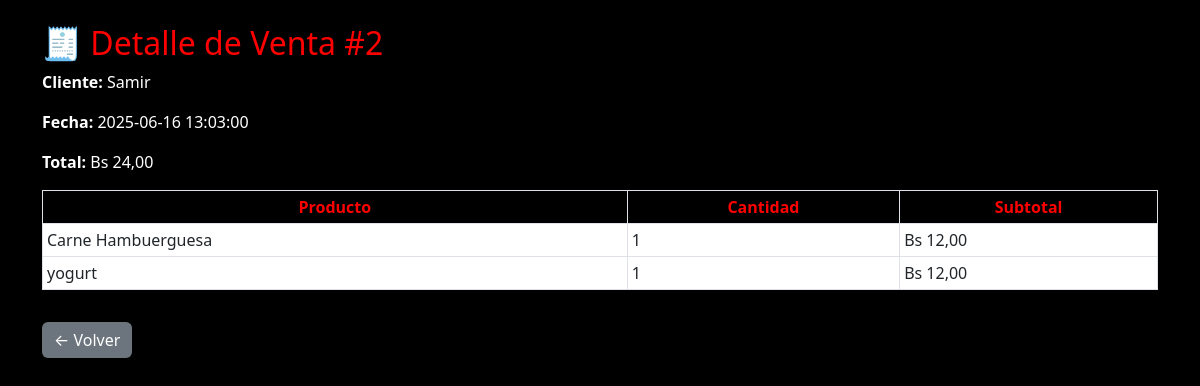
The page /admin/venta_detalle.php?id=2 (signed in) on the database its author committed.
### tables this page shows
CREATE TABLE `ventas` (
  `id` int(11) NOT NULL,
  `id_usuario` int(11) DEFAULT NULL,
  `fecha` datetime DEFAULT current_timestamp(),
  `total` decimal(10,2) DEFAULT NULL
);

CREATE TABLE `usuarios` (
  `id` int(11) NOT NULL,
  `nombre` varchar(100) DEFAULT NULL,
  `correo` varchar(100) DEFAULT NULL,
  `contrasena` varchar(255) DEFAULT NULL,
  `rol` enum('admin','cliente') DEFAULT 'cliente',
  `puntos` int(11) DEFAULT 0,
  `token` varchar(255) DEFAULT NULL,
  `token_expira` datetime DEFAULT NULL
);

CREATE TABLE `detalle_venta` (
  `id` int(11) NOT NULL,
  `id_venta` int(11) DEFAULT NULL,
  `id_producto` int(11) DEFAULT NULL,
  `cantidad` int(11) DEFAULT NULL,
  `subtotal` decimal(10,2) DEFAULT NULL
);

CREATE TABLE `productos` (
  `id` int(11) NOT NULL,
  `nombre` varchar(100) DEFAULT NULL,
  `descripcion` text DEFAULT NULL,
  `precio` decimal(10,2) DEFAULT NULL,
  `imagen` varchar(255) DEFAULT NULL,
  `cantidad` int(11) NOT NULL DEFAULT 0,
  `id_categoria` int(11) DEFAULT NULL,
  `fecha_vencimiento` date DEFAULT NULL,
  `stock_minimo` int(11) DEFAULT 5
);

### admin/venta_detalle.php (the view, shortened to what this page needs)
<?php
require_once '../includes/db.php';
$idVenta = $_GET['id'] ?? null;
$stmtVenta = $pdo->prepare("
    SELECT v.*, u.nombre AS cliente
    FROM ventas v
    LEFT JOIN usuarios u ON v.id_usuario = u.id
    WHERE v.id = ?
");
$stmtVenta->execute([$idVenta]);
$venta = $stmtVenta->fetch();
$stmtProductos = $pdo->prepare("
    SELECT dv.*, p.nombre
    FROM detalle_venta dv
    JOIN productos p ON dv.id_producto = p.id
    WHERE dv.id_venta = ?
");
$stmtProductos->execute([$idVenta]);
$items = $stmtProductos->fetchAll();
?>
<!DOCTYPE html>
<html lang="es">
<head>
    <link href="https://cdn.jsdelivr.net/npm/bootstrap@5.3.0/dist/css/bootstrap.min.css" rel="stylesheet">
</head>
<body>
<div class="container mt-4">
    <h2>🧾 Detalle de Venta #<?= $venta['id'] ?></h2>
    <p><strong>Cliente:</strong> <?= htmlspecialchars($venta['cliente'] ?? 'Anónimo') ?></p>
    <p><strong>Fecha:</strong> <?= $venta['fecha'] ?></p>
    <p><strong>Total:</strong> Bs <?= number_format($venta['total'], 2, ',', '.') ?></p>
    <table class="table table-bordered table-sm table-hover mt-3">
        <thead>
            <tr>
                <th>Producto</th>
                <th>Cantidad</th>
                <th>Subtotal</th>
            </tr>
        </thead>
        <tbody>
            <?php foreach ($items as $i): ?>
                <tr>
                    <td><?= $i['nombre'] ?></td>
                    <td><?= $i['cantidad'] ?></td>
                    <td>Bs <?= number_format($i['subtotal'], 2, ',', '.') ?></td>
                </tr>
            <?php endforeach; ?>
        </tbody>
    </table>
    <a href="ventas_listado.php" class="btn btn-secondary mt-3">← Volver</a>
</div>
</body>
</html>

### admin/venta_detalle.php (style rules this page uses)
body { background-color: black; color: white; }
h2 { color: red; }
.table thead th { background-color: black; color: red; text-align: center; }
.btn-secondary { background-color: #6c757d; border: none; }

### rows shown on the page
ventas: id "2", id_usuario.nombre "Samir", fecha "2025-06-16 13:03:00", total "24,00"
detalle_venta: id_producto.nombre "Carne Hambuerguesa", cantidad "1", subtotal "12,00"
detalle_venta: id_producto.nombre "yogurt", cantidad "1", subtotal "12,00"
